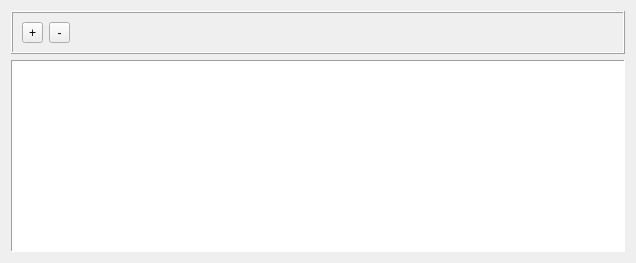
      <widget class="QWidget" name="tab_5">
       <attribute name="title">
        <string>Периодические услуги</string>
       </attribute>
       <layout class="QGridLayout" name="gridLayout_22">
        <item row="0" column="0">
         <widget class="QFrame" name="periodical_panel">
          <property name="frameShape">
           <enum>QFrame::Box</enum>
          </property>
          <property name="frameShadow">
           <enum>QFrame::Raised</enum>
          </property>
          <layout class="QGridLayout" name="gridLayout_21">
           <item row="0" column="1">
            <widget class="QToolButton" name="del_periodical_button">
             <property name="minimumSize">
              <size>
               <width>21</width>
               <height>0</height>
              </size>
             </property>
             <property name="text">
              <string>-</string>
             </property>
            </widget>
           </item>
           <item row="0" column="2">
            <spacer name="horizontalSpacer_7">
             <property name="orientation">
              <enum>Qt::Horizontal</enum>
             </property>
             <property name="sizeHint" stdset="0">
              <size>
               <width>544</width>
               <height>20</height>
              </size>
             </property>
            </spacer>
           </item>
           <item row="0" column="0">
            <widget class="QToolButton" name="add_periodical_button">
             <property name="minimumSize">
              <size>
               <width>21</width>
               <height>0</height>
              </size>
             </property>
             <property name="text">
              <string>+</string>
             </property>
            </widget>
           </item>
          </layout>
         </widget>
        </item>
        <item row="1" column="0">
         <widget class="QTableWidget" name="periodical_tableWidget">
          <property name="frameShape">
           <enum>QFrame::Panel</enum>
          </property>
          <property name="selectionMode">
           <enum>QAbstractItemView::SingleSelection</enum>
          </property>
          <property name="selectionBehavior">
           <enum>QAbstractItemView::SelectRows</enum>
          </property>
          <property name="verticalScrollMode">
           <enum>QAbstractItemView::ScrollPerPixel</enum>
          </property>
          <property name="horizontalScrollMode">
           <enum>QAbstractItemView::ScrollPerPixel</enum>
          </property>
          <property name="gridStyle">
           <enum>Qt::DotLine</enum>
          </property>
         </widget>
        </item>
       </layout>
      </widget>
